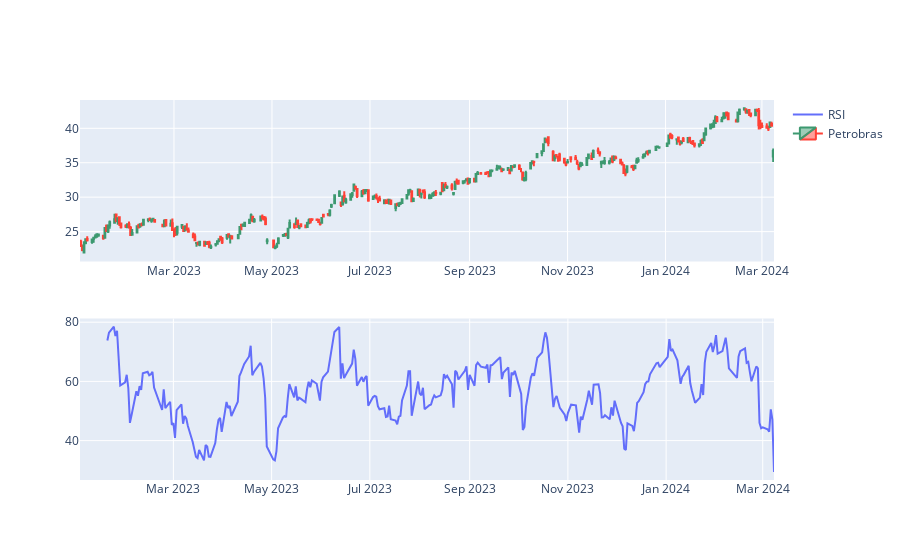

The notebook cell saved with this chart:
### Markdown cell above
<h2>Construção dos graficos para o indicador</h2>

### Code cell
# Inicializa uma nova subtrama (subplot) na figura com 2 linhas e 1 coluna
fig = make_subplots(rows=2, cols=1)

# Adiciona um gráfico de dispersão à subtrama para visualizar o indicador RSI
fig.add_trace(go.Scatter(name='RSI', x=petr4.index, y=petr4['RSI']), row=2, col=1)

# Adiciona um gráfico de candlestick à subtrama para visualizar os preços de fechamento, abertura, alta e baixa da Petrobras
fig.add_trace(go.Candlestick(name='Petrobras', x=petr4.index, close=petr4['Close'], open=petr4['Open'], high=petr4['High'], low=petr4['Low']), row=1, col=1)

# Atualiza o layout da figura para ocultar o controle deslizante do intervalo no eixo x
fig.update_layout(xaxis_rangeslider_visible=False)

# Exibe a figura
fig.show()

### Figure 1 — Plotly figure (JSON) as saved in the notebook; plotly's stock layout.template omitted (floating-point values rounded to 4 significant figures; data arrays with more than 128 entries replaced by an {"elided": "..."} marker saying what was removed)
{"data": [{"name": "RSI", "type": "scatter", "x": {"elided": "295 str values"}, "xaxis": "x2", "y": {"elided": "295 float values"}, "yaxis": "y2"}, {"close": {"elided": "295 float values"}, "high": {"elided": "295 float values"}, "low": {"elided": "295 float values"}, "name": "Petrobras", "open": {"elided": "295 float values"}, "type": "candlestick", "x": {"elided": "295 str values"}, "xaxis": "x", "yaxis": "y"}], "layout": {"autosize": true, "xaxis": {"anchor": "y", "autorange": true, "domain": [0, 1], "range": ["2023-01-01 12:00", "2024-03-08 12:00"], "rangeslider": {"visible": false, "yaxis": {}}, "type": "date"}, "xaxis2": {"anchor": "y2", "autorange": true, "domain": [0, 1], "range": ["2023-01-02", "2024-03-08"], "type": "date"}, "yaxis": {"anchor": "x", "autorange": true, "domain": [0.575, 1], "range": [20.66, 44.11]}, "yaxis2": {"anchor": "x2", "autorange": true, "domain": [0, 0.425], "range": [26.69, 81.25], "type": "linear"}}}
